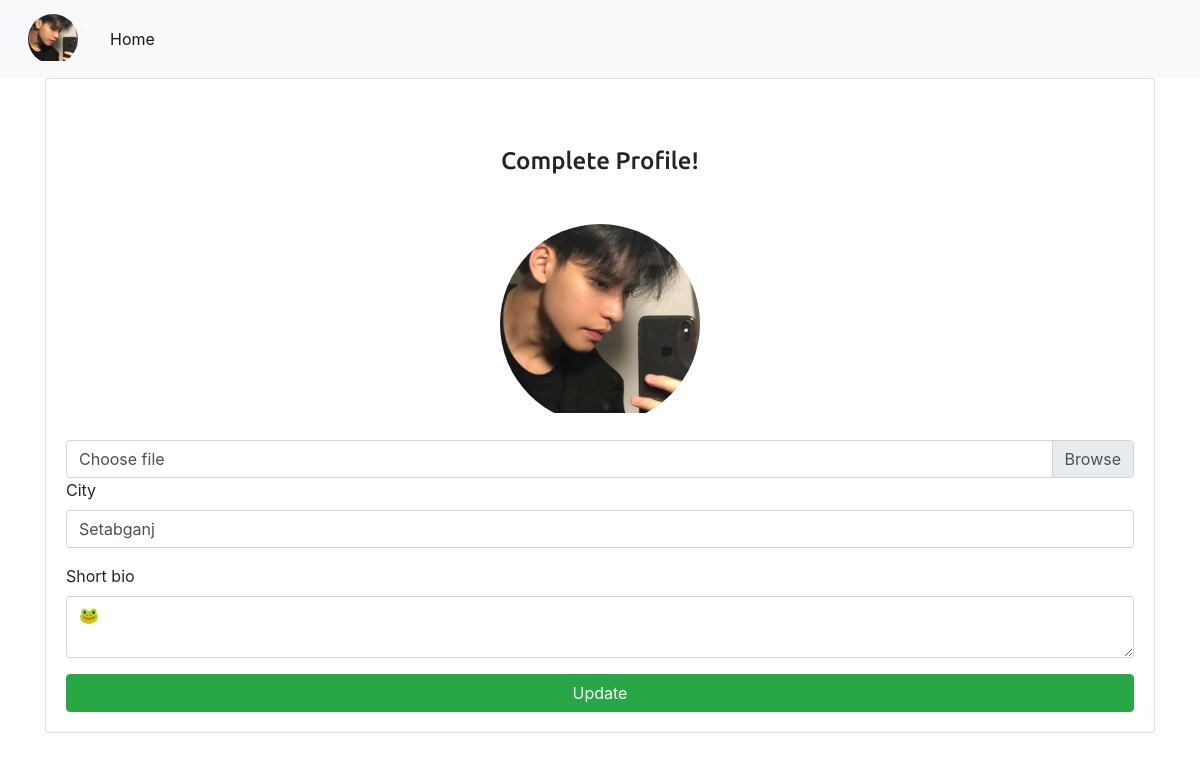
The page /student-update (signed in) on the database its author committed.
### account/models.py (models this page shows)
class User(AbstractUser):
	is_teacher = models.BooleanField(default=False)
	is_student = models.BooleanField(default=False)

### student/models.py (models this page shows)
class Student(models.Model):
	user = models.OneToOneField(User, on_delete=models.CASCADE)
	profile_pic = models.FileField(upload_to='media/students', default='static/stud.jpg', null=True)
	city = models.CharField(max_length=30, null=True)
	bio = models.TextField(null=True)

### account/decorators.py (the view)
	def wrap(request, *args, **kwargs):
		if request.user.is_student:
			return func(request, *args, **kwargs)
		else:
			return redirect('/')

### student/views.py (called while the page is built, shortened)
@student_only
def updateStudent(request):
	loguser = request.user
	student = Student.objects.get(user=loguser)
	context = {'student':student}
	return render(request, 'student/update.html', context)

### templates/student/update.html (shortened to what this page needs)
{% extends 'base.html' %}
{% block body %}
<div class="container">
      <div class="card">
  <div class="card-body">
   <center class="my-5"><h4>Complete Profile!</h4></center>
 <form action="{% url 'supdate' %}" method="POST" enctype="multipart/form-data">
  <center class="my-3">
   <div class="phodu">
   {% if student.profile_pic %}
   <img src="{{student.profile_pic.url}}" />
     {% endif %}
   </div>
   </center>
   <div class="input-group">
  <div class="custom-file">
    <label class="custom-file-label" for="inputGroupFile04">Choose file</label>
  </div>
</div>
<div class="form-group">
    <label for="exampleFormControlInput1">City</label>
    <input type="text" class="form-control" id="exampleFormControlInput1" placeholder="Dhaka, Bangladesh" value="{{student.city}}" name='c'>
  </div>
  <div class="form-group">
    <label for="exampleFormControlTextarea1">Short bio</label>
    <textarea class="form-control" id="exampleFormControlTextarea1" name='bio'  rows="2" >{{student.bio}}</textarea>
  </div>
   <button class="btn btn-success w-100" type="submit">Update</button>
 </form>
  </div>
</div>
    </div>
{% endblock %}

### templates/base.html (shortened to what this page needs)
<!doctype html>
<html lang="en">
  <head>
  {% load static %}
    <link rel="stylesheet" href="https://stackpath.bootstrapcdn.com/bootstrap/4.3.1/css/bootstrap.min.css">
  </head>
  <body class="">
    <nav class="navbar navbar-expand-lg navbar-light bg-light">
  {% if user.is_authenticated %}
{% if user.is_student %}
  <div class="bg-light dropdown">
  <button class="bg-light border-0 shadow-none btn btn-secondary dropdown-toggle" type="button" id="dropdownMenuButton" data-toggle="dropdown" aria-haspopup="true" aria-expanded="false">
    <div class="circular">
    {% if user.student.profile_pic %}
    <img src="{{user.student.profile_pic.url}}">
    {% endif %}
    </div>
  </button>
</div>
{% endif %}
  {% else %}
  <a class="ml-auto btn btn-outline-info btn-sm" href="{% url 'join' %}">Join</a>
    <a class="ml-1 btn btn-info btn-sm" href="{% url 'login' %}">Login</a>
    {% endif %}
  <div class="collapse navbar-collapse" id="navbarTogglerDemo03">
    <ul class="navbar-nav mr-auto mt-2 mt-lg-0">
      <li class="nav-item active">
        <a class="nav-link" href="{% url 'home' %}">Home <span class="sr-only">(current)</span></a>
      </li>
    </ul>
  </div>
</nav>
    {% block body %}
    {% endblock %}
  </body>
</html>

### templates/base.html (style rules this page uses)
a { text-decoration: none; }
h4 { font-family: 'Ubuntu', sans-serif; }
.circular { float: left; width: 50px; height: 50px; -webkit-border-radius: 50%; -moz-border-radius: 50%; border-radius: 50%; overflow:hidden; }
.circular img { width:100%; }
.phodu { width: 200px; height: 200px; -webkit-border-radius: 50%; -moz-border-radius: 50%; border-radius: 50%; overflow:hidden; }
.phodu img { width:100%; }

### rows shown on the page
User: student.profile_pic (picture)
Student: profile_pic (picture), c "Setabganj", bio "🐸"
